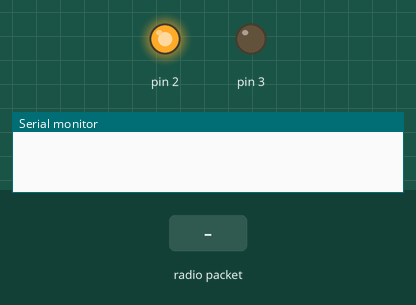
Bench run of a sketch on a simulated Arduino Uno, built with avr-gcc and run on an emulated ATmega328P. On the bench: output pins drawn as LEDs (lit = HIGH), the last lines printed to the serial monitor. The inputs (shaded band) are chosen by the test bench. No radio packets arrive unless stated.

Above: at 1.2 s.
1.3 s: radio packet "1" arrives
At 2.1 s:
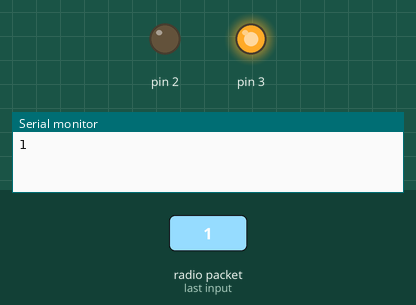
Timing chart, 0 to 7.8 s (numbered marks = the images above; inputs shaded):
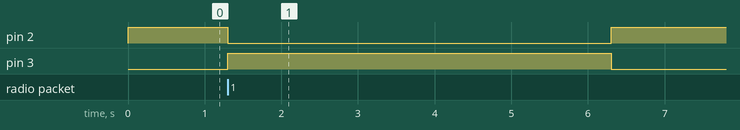

Measured:
- after the input at 1.3 s, pin 2: HIGH → LOW at once, → HIGH 5.0 s later; pin 3: LOW → HIGH at once, → LOW 5.0 s later

The sketch:

receiver.ino
```cpp
#include <SPI.h>
#include <nRF24L01.h>
#include <RF24.h>

//create an RF24 object
RF24 radio(8, 7);  // CE, CSN
// need to figure out specific to

//address through which two modules communicate.
const byte address[6] = "03401";

void setup()
{

  Serial.begin(9600);

  radio.begin();

  //set the address
  radio.openReadingPipe(0, address);

  //Set module as receiver
  radio.startListening();

  pinMode(3, OUTPUT);
  pinMode(2, OUTPUT);
}

void loop()
{
  digitalWrite(2, HIGH);
  digitalWrite(3, LOW);
  //Read the data if available in buffer
  if (radio.available())
  {
    char text[32] = {0};
    radio.read(&text, sizeof(text));
    Serial.println(text);
    digitalWrite(2, LOW);
    digitalWrite(3, HIGH);
    delay(5000);
  }
}
```
